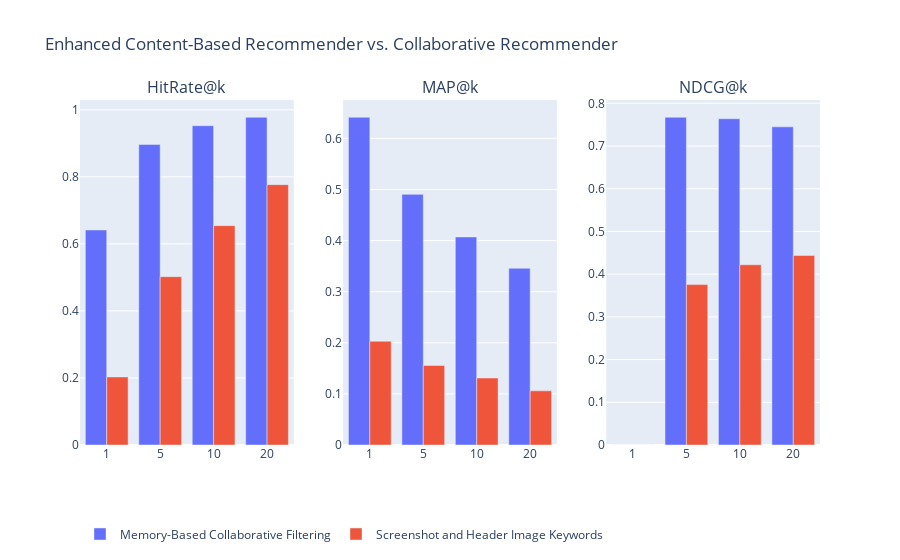

Write notebook code for a chart like this one.
### Code cell
create_bar_chart_plotly(
    cf_cbf_df, 
    'k', 
    ['hit_rate', 'mean_avg_prec', 'ndcg'], 
    'name', 
    title="Enhanced Content-Based Recommender vs. Collaborative Recommender", 
    labels={"k": "k", "hit_rate": "Hit Rate", "name": "Method"},
    category_orders={
        'name': [
            'Memory-Based Collaborative Filtering',
            'Screenshot and Header Image Keywords',
        ]
    },
    subplot_titles=['HitRate@k', 'MAP@k', 'NDCG@k']
)

### Figure 1 — Plotly figure (JSON) as saved in the notebook; plotly's stock layout.template omitted (floating-point values rounded to 4 significant figures)
{"data": [{"alignmentgroup": "True", "hovertemplate": "Method=Memory-Based Collaborative Filtering<br>k=%{x}<br>Hit Rate=%{y}<extra></extra>", "legendgroup": "Memory-Based Collaborative Filtering", "marker": {"color": "#636efa", "pattern": {"shape": ""}}, "name": "Memory-Based Collaborative Filtering", "offsetgroup": "Memory-Based Collaborative Filtering", "orientation": "v", "showlegend": true, "textposition": "auto", "type": "bar", "x": ["1", "5", "10", "20"], "xaxis": "x", "y": [0.6414, 0.8967, 0.9525, 0.9777], "yaxis": "y"}, {"alignmentgroup": "True", "hovertemplate": "Method=Screenshot and Header Image Keywords<br>k=%{x}<br>Hit Rate=%{y}<extra></extra>", "legendgroup": "Screenshot and Header Image Keywords", "marker": {"color": "#EF553B", "pattern": {"shape": ""}}, "name": "Screenshot and Header Image Keywords", "offsetgroup": "Screenshot and Header Image Keywords", "orientation": "v", "showlegend": true, "textposition": "auto", "type": "bar", "x": ["1", "5", "10", "20"], "xaxis": "x", "y": [0.2031, 0.5022, 0.6544, 0.7767], "yaxis": "y"}, {"alignmentgroup": "True", "hovertemplate": "Method=Memory-Based Collaborative Filtering<br>k=%{x}<br>mean_avg_prec=%{y}<extra></extra>", "legendgroup": "Memory-Based Collaborative Filtering", "marker": {"color": "#636efa", "pattern": {"shape": ""}}, "name": "Memory-Based Collaborative Filtering", "offsetgroup": "Memory-Based Collaborative Filtering", "orientation": "v", "showlegend": false, "textposition": "auto", "type": "bar", "x": ["1", "5", "10", "20"], "xaxis": "x2", "y": [0.6414, 0.4905, 0.4071, 0.3458], "yaxis": "y2"}, {"alignmentgroup": "True", "hovertemplate": "Method=Screenshot and Header Image Keywords<br>k=%{x}<br>mean_avg_prec=%{y}<extra></extra>", "legendgroup": "Screenshot and Header Image Keywords", "marker": {"color": "#EF553B", "pattern": {"shape": ""}}, "name": "Screenshot and Header Image Keywords", "offsetgroup": "Screenshot and Header Image Keywords", "orientation": "v", "showlegend": false, "textposition": "auto", "type": "bar", "x": ["1", "5", "10", "20"], "xaxis": "x2", "y": [0.2031, 0.1556, 0.1311, 0.106], "yaxis": "y2"}, {"alignmentgroup": "True", "hovertemplate": "Method=Memory-Based Collaborative Filtering<br>k=%{x}<br>ndcg=%{y}<extra></extra>", "legendgroup": "Memory-Based Collaborative Filtering", "marker": {"color": "#636efa", "pattern": {"shape": ""}}, "name": "Memory-Based Collaborative Filtering", "offsetgroup": "Memory-Based Collaborative Filtering", "orientation": "v", "showlegend": false, "textposition": "auto", "type": "bar", "x": ["1", "5", "10", "20"], "xaxis": "x3", "y": [0.0, 0.7673, 0.7638, 0.7448], "yaxis": "y3"}, {"alignmentgroup": "True", "hovertemplate": "Method=Screenshot and Header Image Keywords<br>k=%{x}<br>ndcg=%{y}<extra></extra>", "legendgroup": "Screenshot and Header Image Keywords", "marker": {"color": "#EF553B", "pattern": {"shape": ""}}, "name": "Screenshot and Header Image Keywords", "offsetgroup": "Screenshot and Header Image Keywords", "orientation": "v", "showlegend": false, "textposition": "auto", "type": "bar", "x": ["1", "5", "10", "20"], "xaxis": "x3", "y": [0.0, 0.3755, 0.4221, 0.4437], "yaxis": "y3"}], "layout": {"annotations": [{"font": {"size": 16}, "showarrow": false, "text": "HitRate@k", "x": 0.1444, "xanchor": "center", "xref": "paper", "y": 1, "yanchor": "bottom", "yref": "paper"}, {"font": {"size": 16}, "showarrow": false, "text": "MAP@k", "x": 0.5, "xanchor": "center", "xref": "paper", "y": 1, "yanchor": "bottom", "yref": "paper"}, {"font": {"size": 16}, "showarrow": false, "text": "NDCG@k", "x": 0.8556, "xanchor": "center", "xref": "paper", "y": 1, "yanchor": "bottom", "yref": "paper"}], "legend": {"orientation": "h", "xanchor": "left", "y": -0.3, "yanchor": "bottom"}, "title": {"text": "Enhanced Content-Based Recommender vs. Collaborative Recommender"}, "xaxis": {"anchor": "y", "domain": [0, 0.2889], "tickvals": ["1", "10", "20", "5"]}, "xaxis2": {"anchor": "y2", "domain": [0.3556, 0.6444], "tickvals": ["1", "10", "20", "5"]}, "xaxis3": {"anchor": "y3", "domain": [0.7111, 1], "tickvals": ["1", "10", "20", "5"]}, "yaxis": {"anchor": "x", "domain": [0, 1]}, "yaxis2": {"anchor": "x2", "domain": [0, 1]}, "yaxis3": {"anchor": "x3", "domain": [0, 1]}}}
